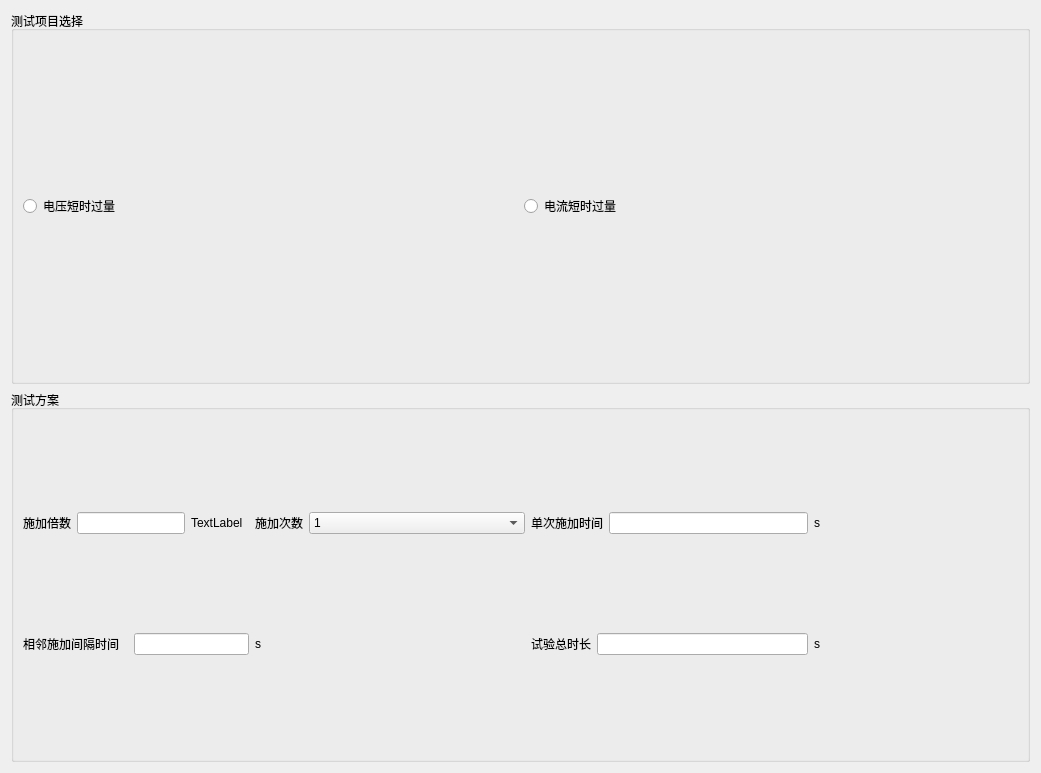
<?xml version="1.0" encoding="UTF-8"?>
<ui version="4.0">
 <class>QttMacroParaEditViewShortTimOver</class>
 <widget class="QWidget" name="QttMacroParaEditViewShortTimOver">
  <property name="geometry">
   <rect>
    <x>0</x>
    <y>0</y>
    <width>1041</width>
    <height>773</height>
   </rect>
  </property>
  <property name="focusPolicy">
   <enum>Qt::StrongFocus</enum>
  </property>
  <property name="windowTitle">
   <string>QttMacroParaEditViewShortTimOver</string>
  </property>
  <layout class="QVBoxLayout" name="verticalLayout">
   <item>
    <layout class="QVBoxLayout" name="m_pVBoxLayout"/>
   </item>
   <item>
    <widget class="QGroupBox" name="m_boxGroupChoose">
     <property name="title">
      <string>测试项目选择</string>
     </property>
     <layout class="QHBoxLayout" name="horizontalLayout">
      <item>
       <widget class="QRadioButton" name="m_btnVolSTOver">
        <property name="text">
         <string>电压短时过量</string>
        </property>
        <property name="autoExclusive">
         <bool>true</bool>
        </property>
       </widget>
      </item>
      <item>
       <widget class="QRadioButton" name="m_btnCurSTOver">
        <property name="text">
         <string>电流短时过量</string>
        </property>
        <property name="autoExclusive">
         <bool>true</bool>
        </property>
       </widget>
      </item>
     </layout>
    </widget>
   </item>
   <item>
    <widget class="QGroupBox" name="m_boxGroup">
     <property name="title">
      <string>测试方案</string>
     </property>
     <layout class="QGridLayout" name="gridLayout">
      <item row="0" column="12">
       <widget class="QSttLineEdit" name="m_edtOnceInflictTime"/>
      </item>
      <item row="0" column="14">
       <spacer name="horizontalSpacer_2">
        <property name="orientation">
         <enum>Qt::Horizontal</enum>
        </property>
        <property name="sizeHint" stdset="0">
         <size>
          <width>40</width>
          <height>20</height>
         </size>
        </property>
       </spacer>
      </item>
      <item row="0" column="10" colspan="2">
       <widget class="QLabel" name="m_labOnceInflictTime">
        <property name="text">
         <string>单次施加时间</string>
        </property>
       </widget>
      </item>
      <item row="0" column="3">
       <widget class="QLabel" name="m_labFloadID">
        <property name="text">
         <string>TextLabel</string>
        </property>
       </widget>
      </item>
      <item row="1" column="11" colspan="2">
       <widget class="QSttLineEdit" name="m_edtTotalTime"/>
      </item>
      <item row="1" column="14">
       <spacer name="horizontalSpacer_5">
        <property name="orientation">
         <enum>Qt::Horizontal</enum>
        </property>
        <property name="sizeHint" stdset="0">
         <size>
          <width>19</width>
          <height>17</height>
         </size>
        </property>
       </spacer>
      </item>
      <item row="1" column="10">
       <widget class="QLabel" name="m_labTotalTime">
        <property name="text">
         <string>试验总时长</string>
        </property>
       </widget>
      </item>
      <item row="0" column="1" colspan="2">
       <widget class="QSttLineEdit" name="m_edtInflictFload">
        <property name="whatsThis">
         <string>&lt;html&gt;&lt;head/&gt;&lt;body&gt;&lt;p&gt;&lt;br/&gt;&lt;/p&gt;&lt;/body&gt;&lt;/html&gt;</string>
        </property>
       </widget>
      </item>
      <item row="0" column="0">
       <widget class="QLabel" name="m_labInflictFload">
        <property name="text">
         <string>施加倍数</string>
        </property>
       </widget>
      </item>
      <item row="0" column="5">
       <widget class="QLabel" name="m_labInflictCount">
        <property name="text">
         <string>施加次数</string>
        </property>
       </widget>
      </item>
      <item row="1" column="0" colspan="2">
       <widget class="QLabel" name="m_labIntervalTime">
        <property name="text">
         <string>相邻施加间隔时间</string>
        </property>
       </widget>
      </item>
      <item row="1" column="13">
       <widget class="QLabel" name="m_labFloadID_3">
        <property name="text">
         <string>s</string>
        </property>
       </widget>
      </item>
      <item row="0" column="13">
       <widget class="QLabel" name="m_labFloadID_4">
        <property name="text">
         <string>s</string>
        </property>
       </widget>
      </item>
      <item row="1" column="9">
       <spacer name="horizontalSpacer_3">
        <property name="orientation">
         <enum>Qt::Horizontal</enum>
        </property>
        <property name="sizeHint" stdset="0">
         <size>
          <width>40</width>
          <height>20</height>
         </size>
        </property>
       </spacer>
      </item>
      <item row="0" column="6" colspan="4">
       <widget class="QScrollComboBox" name="m_cmbInflictCount">
        <property name="sizePolicy">
         <sizepolicy hsizetype="Minimum" vsizetype="Fixed">
          <horstretch>0</horstretch>
          <verstretch>0</verstretch>
         </sizepolicy>
        </property>
        <property name="minimumSize">
         <size>
          <width>60</width>
          <height>0</height>
         </size>
        </property>
        <item>
         <property name="text">
          <string>1</string>
         </property>
        </item>
        <item>
         <property name="text">
          <string>2</string>
         </property>
        </item>
        <item>
         <property name="text">
          <string>3</string>
         </property>
        </item>
        <item>
         <property name="text">
          <string>4</string>
         </property>
        </item>
        <item>
         <property name="text">
          <string>5</string>
         </property>
        </item>
        <item>
         <property name="text">
          <string>6</string>
         </property>
        </item>
        <item>
         <property name="text">
          <string>7</string>
         </property>
        </item>
        <item>
         <property name="text">
          <string>8</string>
         </property>
        </item>
        <item>
         <property name="text">
          <string>9</string>
         </property>
        </item>
        <item>
         <property name="text">
          <string>10</string>
         </property>
        </item>
       </widget>
      </item>
      <item row="1" column="2" colspan="3">
       <widget class="QSttLineEdit" name="m_edtIntervalTime"/>
      </item>
      <item row="1" column="5">
       <widget class="QLabel" name="m_labFloadID_2">
        <property name="text">
         <string>s</string>
        </property>
       </widget>
      </item>
     </layout>
    </widget>
   </item>
  </layout>
 </widget>
 <customwidgets>
  <customwidget>
   <class>QScrollComboBox</class>
   <extends>QComboBox</extends>
   <header>../Module/ScrollCtrl/ScrollComboBox.h</header>
  </customwidget>
  <customwidget>
   <class>QSttLineEdit</class>
   <extends>QLineEdit</extends>
   <header>../Controls/SttLineEdit.h</header>
  </customwidget>
 </customwidgets>
 <resources/>
 <connections/>
</ui>
